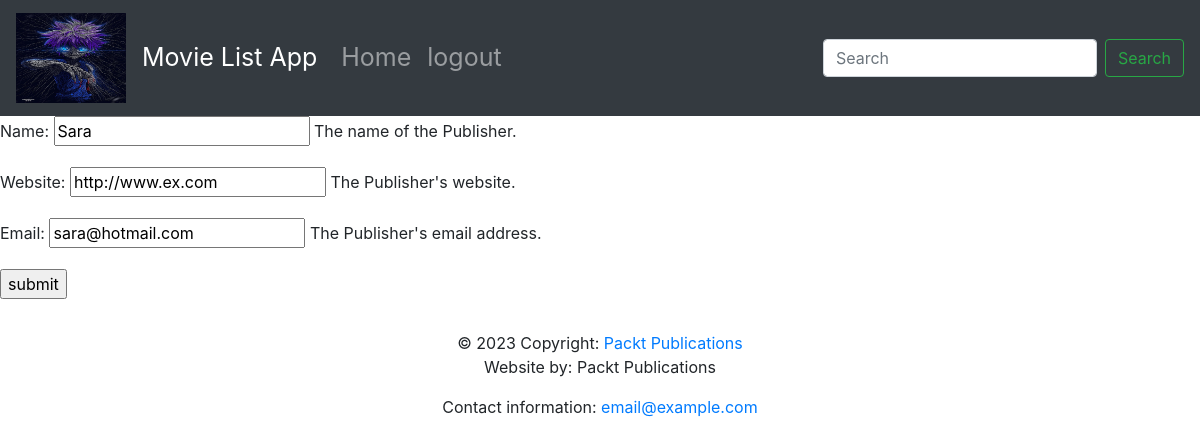
The page /publisher/2/ on the database its author committed.
### MoviesListApp/models.py (models this page shows, shortened)
class Publisher(models.Model):
    name = models.CharField(max_length=50, help_text="The name of the Publisher.")
    website = models.URLField(help_text="The Publisher's website.")
    email = models.EmailField(help_text="The Publisher's email address.")

### MoviesListApp/views.py (the view)
# urls.py: path('publisher/<int:pk>/', views.publisher_edit, name='publisher_edit'),
def publisher_edit(request, pk=None):
    if pk is not None:
        publisher = get_object_or_404(Publisher, pk=pk)
    else:
        publisher = None
    if request.method == "POST":
        form = PublisherForm(request.POST, instance=publisher)
        if form.is_valid():
            update_publisher = form.save()
            if publisher is None:
                messages.success(request, "Publisher \"{}\" was created.".format(update_publisher))
            else:
                messages.success(request, "Publisher \"{}\" was update.".format(update_publisher))
            return redirect("publisher_edit", update_publisher.pk)
    else:
        form = PublisherForm(instance=publisher)
    return render(request, "forms.html", {"method": request.method, "form": form})

### MoviesListApp/forms.py
class PublisherForm(forms.ModelForm):
    class Meta:
        model = Publisher
        fields = "__all__"

### templates/forms.html (shortened to what this page needs)
{% extends 'base.html'%}
{% block content %}
<form method="post">
  {{ form.as_p }}
  <p>
    <input type="submit" value="submit">
  </p>
</form>
{% endblock %}

### rows shown on the page
Publisher: name "Sara", website "http://www.ex.com", email "sara@hotmail.com"
